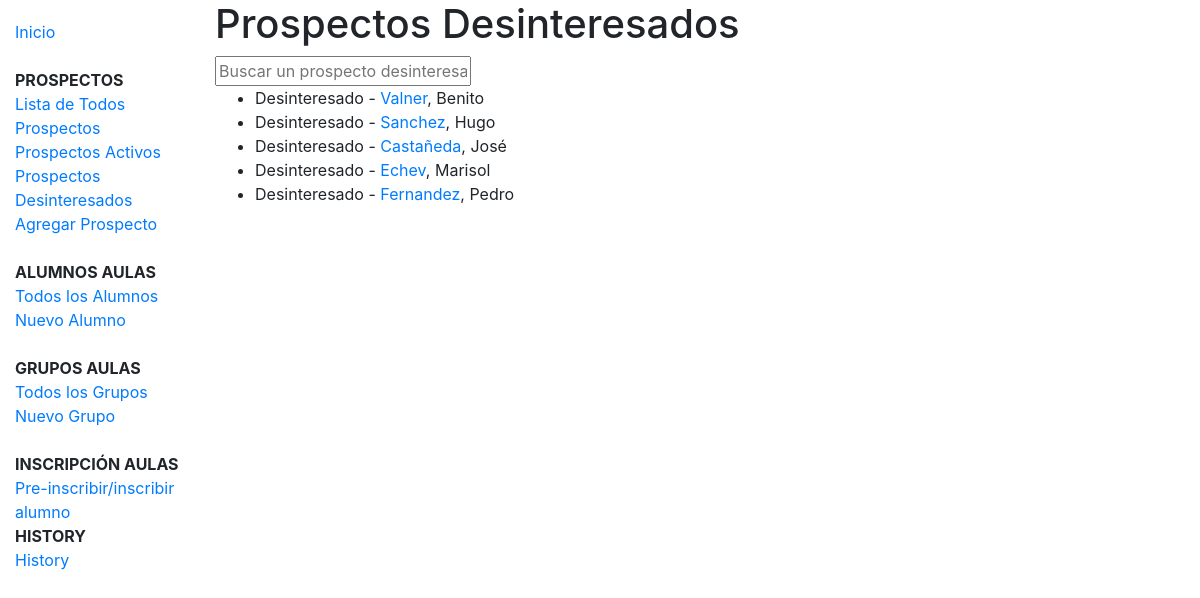
Page /prospectos/desinteresados/ on the committed database.
### prospectos/models.py (models this page shows, shortened)
class Prospecto(models.Model):
    STATUS = (
        ('p', 'Prospecto Activo'),
        ('d', 'Desinteresado'),
    )
    status = models.CharField(max_length=1, choices=STATUS, blank=True, default='p', help_text='Status del prospecto')
    nombre = models.CharField(max_length=100)
    apaterno = models.CharField(max_length=100)
    amaterno = models.CharField(max_length=100, blank=True, null=True)
    cel = models.IntegerField(blank=True, null=True)
    tel = models.IntegerField(blank=True, null=True)
    email = models.EmailField(blank=True, null=True)
    idioma = models.ForeignKey(Idioma, on_delete=models.SET_NULL, null=True)
    horario = models.ForeignKey('Horario', on_delete=models.SET_NULL, null=True)
    comentario = models.TextField(max_length=2000, help_text='Agrega una nota u comentario')
    pub_date = models.DateField(auto_now_add=True)
    def get_absolute_url(self):
        return reverse('prospecto-detail', kwargs={'pk': self.pk})

### prospectos/views.py (the view, shortened to what this page needs)
# urls.py: path('desinteresados/', views.prospecto_desinteresado_list, name='prospectos-desinteresados'),
def prospecto_desinteresado_list(request):
    query = request.GET.get('q', None)
    qs = Prospecto.objects.all().filter(status__exact='d').order_by('nombre')
    context =  {
        "object_list": qs,
    }
    template = 'prospectos/prospectos_desinteresados_list_all.html'
    return render(request, template, context)

### prospectos/templates/prospectos/prospectos_desinteresados_list_all.html
{% extends "base_generic.html" %}
{% block content %}
    <h1>Prospectos Desinteresados</h1>
    <form method='GET' action='/prospectos/desinteresados/'>
      <input type='text' value="{{request.GET.q}}" name='q' placeholder='Buscar un prospecto desinteresado...'>
    </form>
    {% if object_list %}
    <ul>
      {% for persona in object_list %}
      <li>
        {{ persona.get_status_display }} - <a href="{{ persona.get_absolute_url }}">{{ persona.apaterno }}</a>, {{persona.nombre}}
      </li>
      {% endfor %}
    </ul>
    {% else %}
      <p>No hay prospectos.</p>
    {% endif %}
{% endblock %}

### rows in the picture
Prospecto: status "Desinteresado", apaterno "Valner", nombre "Benito"
Prospecto: status "Desinteresado", apaterno "Sanchez", nombre "Hugo"
Prospecto: status "Desinteresado", apaterno "Castañeda", nombre "José"
Prospecto: status "Desinteresado", apaterno "Echev", nombre "Marisol"
Prospecto: status "Desinteresado", apaterno "Fernandez", nombre "Pedro"
